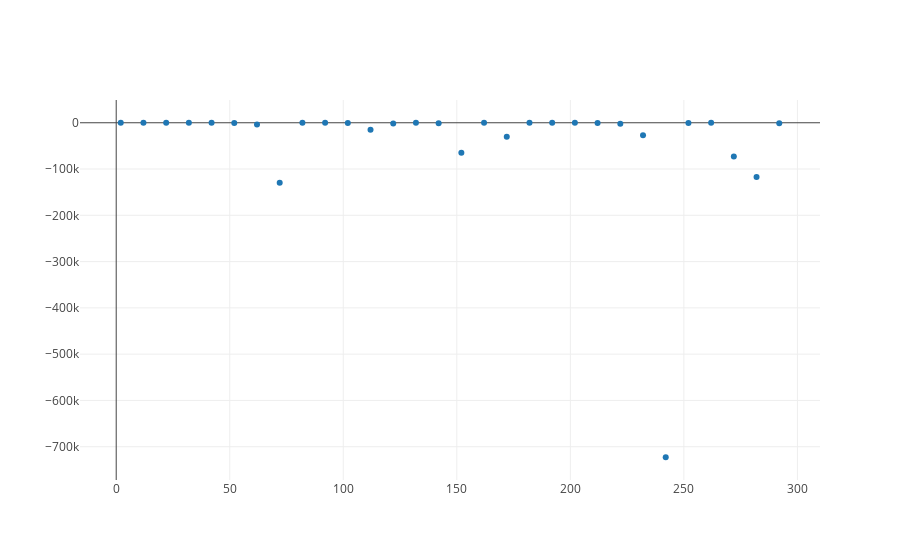

The code cell stored with this chart in its notebook:
### Code cell
from graph import trace_values, plot
scores_trace = trace_values(n_features, scores)
plot([scores_trace])

### Figure 1 — Plotly figure (JSON) as saved in the notebook; plotly's stock layout.template omitted (floating-point values rounded to 4 significant figures)
{"data": [{"mode": "markers", "name": "data", "text": [], "type": "scatter", "uid": "2f030f1d-4abd-440e-9a38-963a1c1ded01", "x": [292, 282, 272, 262, 252, 242, 232, 222, 212, 202, 192, 182, 172, 162, 152, 142, 132, 122, 112, 102, 92, 82, 72, 62, 52, 42, 32, 22, 12, 2], "y": [-904.0, -117000.0, -73000.0, 0.1011, -270.3, -722700.0, -27170.0, -1966.0, -341.8, 0.1204, 0.1217, 0.1228, -30370.0, -28.13, -64930.0, -976.0, 0.1168, -1719.0, -15340.0, -452.4, 0.1181, 0.1188, -129400.0, -4026.0, -625.7, 0.08431, -52.4, 0.04868, 0.04624, -0.001033]}], "layout": {"autosize": true, "xaxis": {"autorange": true, "range": [-16.54, 310.5], "type": "linear"}, "yaxis": {"autorange": true, "range": [-775700.0, 52940.0], "type": "linear"}}}
